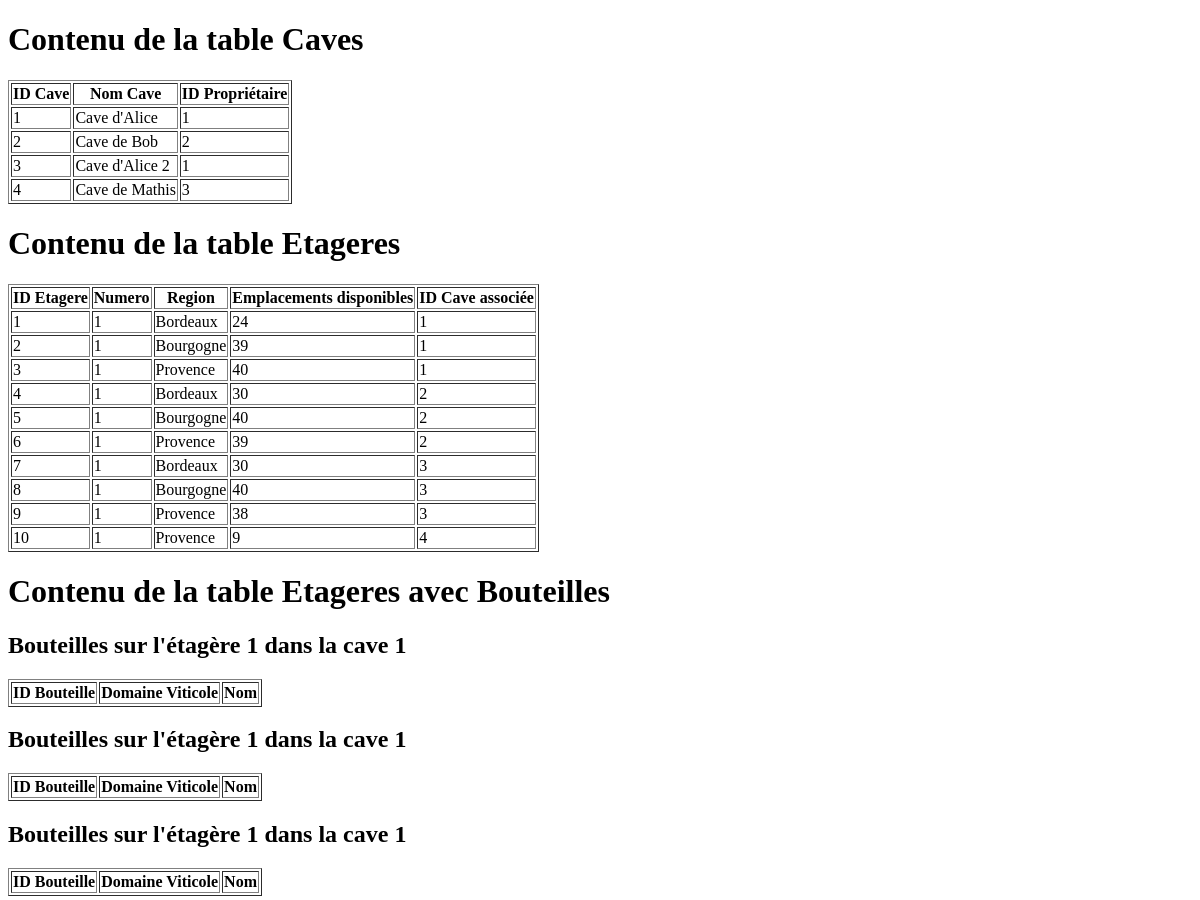
/tables (upper part), run on an earlier commit of the app's database.
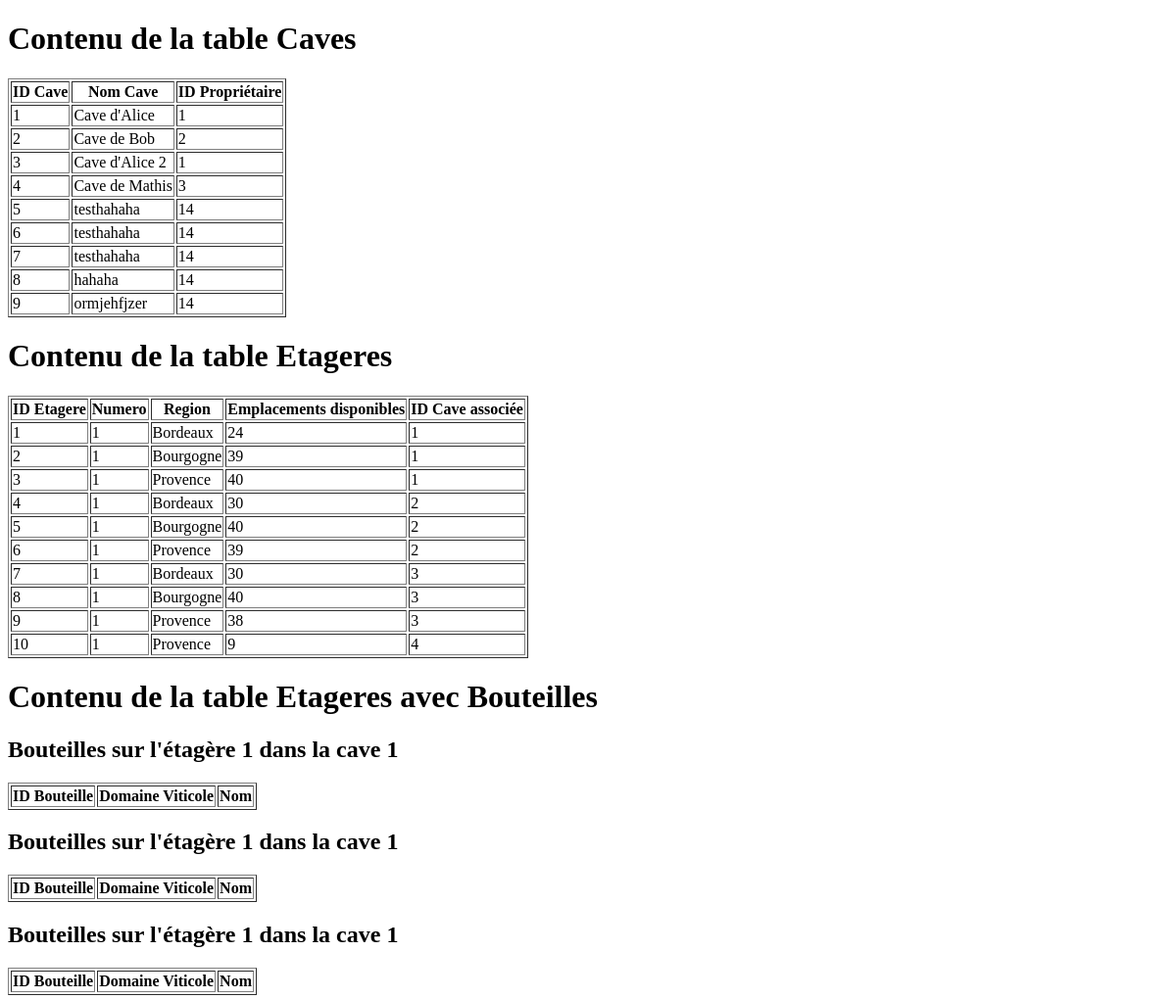
And on a later commit of the database.
### tables this page shows
CREATE TABLE Caves (
                id_cave INTEGER PRIMARY KEY,
                nom_cave TEXT NOT NULL,
                proprietaire_id INTEGER NOT NULL,
                FOREIGN KEY (proprietaire_id) REFERENCES Utilisateurs(id_utilisateur)
            );

CREATE TABLE Etageres (
                id_etagere INTEGER PRIMARY KEY,
                numero INTEGER NOT NULL,
                region TEXT NOT NULL,
                emplacements_disponibles INTEGER NOT NULL,
                cave_associee_id INTEGER NOT NULL,
                FOREIGN KEY (cave_associee_id) REFERENCES Caves(id_cave)
            );

### app.py (the view)
@app.route('/tables')
def afficher_tables():
    conn = sqlite3.connect('ma_base_de_donnees.db')
    c = conn.cursor()
    c.execute("SELECT * FROM Utilisateurs")
    utilisateurs = c.fetchall()
    c.execute("SELECT * FROM Caves")
    caves = c.fetchall()
    c.execute("SELECT * FROM Etageres")
    etageres = c.fetchall()
    c.execute("SELECT * FROM Bouteilles")
    bouteilles = c.fetchall()
    conn.close()
    return render_template('affichage_tables.html', utilisateurs=utilisateurs, caves=caves, etageres=etageres, bouteilles=bouteilles) #

### templates/affichage_tables.html (shortened to what this page needs)
<!DOCTYPE html>
<html lang="en">
<h1>Contenu de la table Caves</h1>
<table border="1">
    <tr>
        <th>ID Cave</th>
        <th>Nom Cave</th>
        <th>ID Propriétaire</th>
    </tr>
    {% for cave in caves %}
    <tr>
        <td>{{ cave[0] }}</td>
        <td>{{ cave[1] }}</td>
        <td>{{ cave[2] }}</td>
    </tr>
    {% endfor %}
</table>
<h1>Contenu de la table Etageres</h1>
<table border="1">
    <tr>
        <th>ID Etagere</th>
        <th>Numero</th>
        <th>Region</th>
        <th>Emplacements disponibles</th>
        <th>ID Cave associée</th>
    </tr>
    {% for etagere in etageres %}
    <tr>
        <td>{{ etagere[0] }}</td>
        <td>{{ etagere[1] }}</td>
        <td>{{ etagere[2] }}</td>
        <td>{{ etagere[3] }}</td>
        <td>{{ etagere[4] }}</td>
    </tr>
    {% endfor %}
</table>
<h1>Contenu de la table Etageres avec Bouteilles</h1>
{% for etagere in etageres %}
    <h2>Bouteilles sur l'étagère {{ etagere[1] }} dans la cave {{ etagere[4] }}</h2>
    <table border="1">
        <tr>
            <th>ID Bouteille</th>
            <th>Domaine Viticole</th>
            <th>Nom</th>
        </tr>
    </table>
{% endfor %}
</html>

What changed in the data, as far as the page shows it:
added Caves: id_cave "5", nom_cave "testhahaha", proprietaire "14"
added Caves: id_cave "6", nom_cave "testhahaha", proprietaire "14"
added Caves: id_cave "7", nom_cave "testhahaha", proprietaire "14"
added Caves: id_cave "8", nom_cave "hahaha", proprietaire "14"
added Caves: id_cave "9", nom_cave "ormjehfjzer", proprietaire "14"
